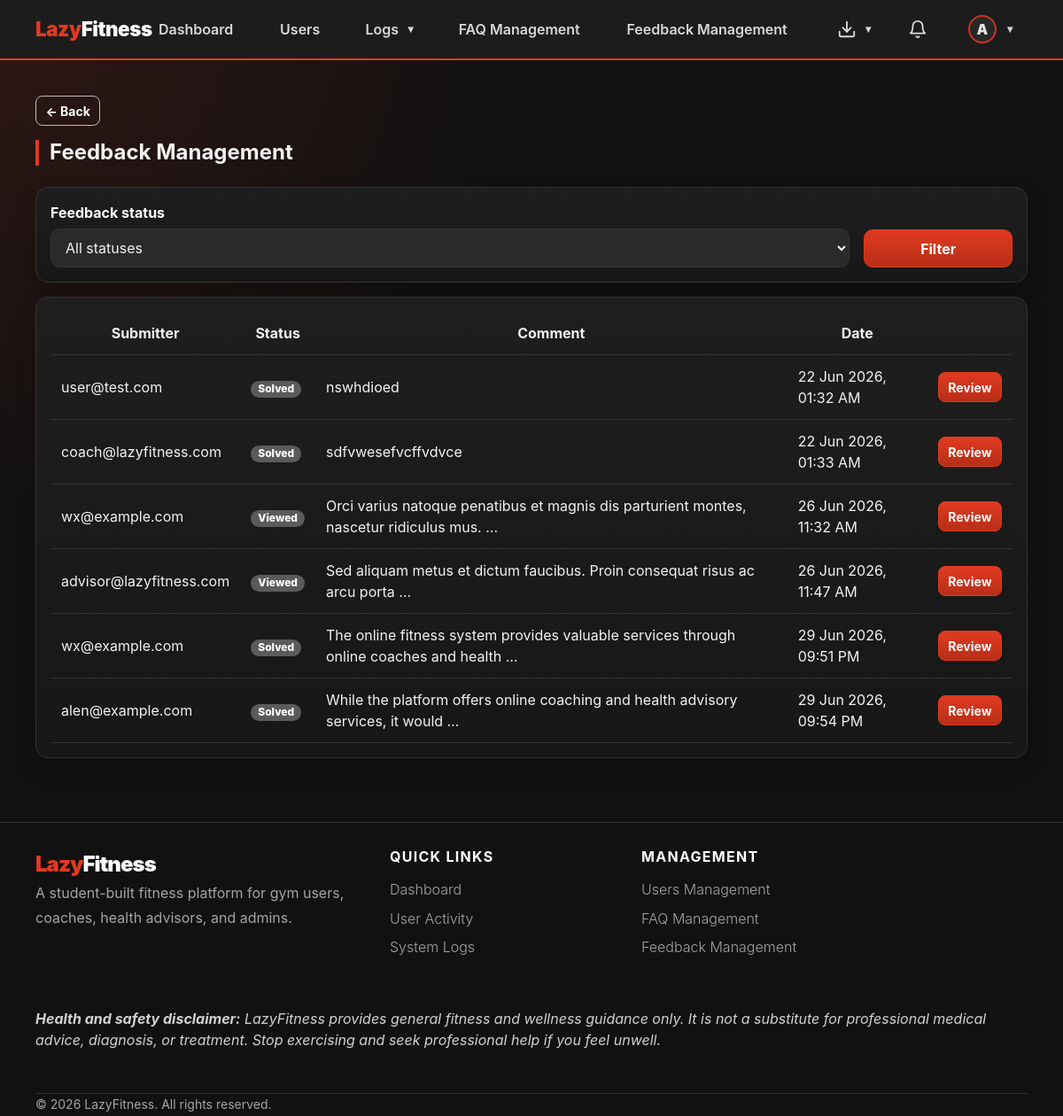
Screenshot of /admin-panel/feedback/ (signed in) with the database file from the repository.
### apps/accounts/models.py (models this page shows, shortened)
class User(AbstractBaseUser, PermissionsMixin):
    ROLE_CHOICES = [
        ('gym_user',       'Gym User'),
        ('fitness_coach',  'Fitness Coach'),
        ('health_advisor', 'Health Advisor'),
        ('admin',          'Admin'),
    ]
    username_validator = RegexValidator(
        regex=r'^[\w.@+-]+$',
        message='Username may contain letters, numbers, and @/./+/-/_ characters only.',
    )
    username    = models.CharField(max_length=150, unique=True, validators=[username_validator])
    email       = models.EmailField(unique=True)
    profile_picture = models.ImageField(
        upload_to='profile_pictures/',
        blank=True,
        null=True,
        help_text='Optional profile picture used across LazyFitness.',
    )
    role        = models.CharField(max_length=20, choices=ROLE_CHOICES)
    is_active   = models.BooleanField(default=True)   # userStatus
    is_staff    = models.BooleanField(default=False)
    date_joined = models.DateTimeField(auto_now_add=True)
    USERNAME_FIELD  = 'username'
    REQUIRED_FIELDS = ['email', 'role']
    objects = UserManager()
    @property
    def display_name(self):
        profile_fields = [
            ('gymuser', 'user_name'),
            ('coach', 'coach_name'),
            ('healthadvisor', 'advisor_name'),
            ('adminprofile', 'admin_name'),
        ]
        for relation, field in profile_fields:
            try:
                profile = getattr(self, relation)
            except Exception:
                profile = None
            value = getattr(profile, field, '') if profile else ''
            if value:
                return value
        return self.username or self.email
    @property
    def avatar_initial(self):
        name = self.display_name or self.username or self.email or '?'
        return name.strip()[:1].upper()
    @property
    def is_gym_user(self):
        return self.role == 'gym_user'
    @property
    def is_coach(self):
        return self.role == 'fitness_coach'
    @property
    def is_health_advisor(self):
        return self.role == 'health_advisor'
    @property
    def is_admin_user(self):
        return self.role == 'admin'

### apps/admin_panel/models.py (models this page shows, shortened)
class AdminProfile(models.Model):
    user = models.OneToOneField(User, on_delete=models.CASCADE, primary_key=True)
    admin_name = models.CharField(max_length=255)

class Feedback(models.Model):
    TYPE_CHOICES = [
        ('bug_report', 'Report Bug'),
        ('feature_request', 'Feature Request'),
        ('user_report', 'Report User'),
        ('account_issue', 'Account Issue'),
        ('system_performance', 'System Performance'),
        ('general_inquiry', 'General Inquiry'),
        ('other', 'Other'),
    ]
    STATUS_CHOICES = [
        ('unsolved', 'Unsolved'),
        ('viewed', 'Viewed'),
        ('solved', 'Solved'),
    ]
    submitter = models.ForeignKey(User, on_delete=models.CASCADE)
    title = models.CharField(max_length=255)
    comment = models.TextField()
    feedback_type = models.CharField(max_length=30, choices=TYPE_CHOICES, default='general_inquiry')
    attachment = models.FileField(upload_to='feedback_attachments/', blank=True, null=True)
    status = models.CharField(max_length=15, choices=STATUS_CHOICES, default='unsolved')
    viewed_at = models.DateTimeField(null=True, blank=True)
    created_at = models.DateTimeField(auto_now_add=True)

### apps/admin_panel/views.py (the view)
# urls.py: path('feedback/', views.feedback_list, name='feedback_list'),
@admin_required
def feedback_list(request):
    status = request.GET.get('status', '')
    feedbacks = Feedback.objects.select_related('submitter')
    if status:
        feedbacks = feedbacks.filter(status=status)
    page_obj, page_query = paginate(request, feedbacks, per_page=20)
    return render(request, 'admin_panel/feedback_list.html', {'feedbacks': page_obj.object_list, 'page_obj': page_obj, 'page_query': page_query, 'status': status, 'status_choices': Feedback.STATUS_CHOICES})

### apps/gym_user/messaging.py (called while the page is built)
def unread_count_for_user(user, conversations=None):
    qs = Message.objects.exclude(sender=user).exclude(read_by=user)
    if conversations is not None:
        qs = qs.filter(conversation__in=conversations)
    else:
        qs = qs.filter(conversation__participants=user)
    return qs.distinct().count()

### lazyfitness/view_helpers.py (called while the page is built)
def paginate(request, queryset_or_list, per_page=10):
    paginator = Paginator(queryset_or_list, per_page)
    page_obj = paginator.get_page(request.GET.get('page'))
    params = request.GET.copy()
    params.pop('page', None)
    return page_obj, params.urlencode()

def role_fallback_url(user):
    if getattr(user, 'is_authenticated', False):
        if getattr(user, 'role', '') == 'gym_user':
            return reverse('gym_user:dashboard')
        if getattr(user, 'role', '') == 'fitness_coach':
            return reverse('coach:dashboard')
        if getattr(user, 'role', '') == 'health_advisor':
            return reverse('health_advisor:dashboard')
        if getattr(user, 'role', '') == 'admin':
            return reverse('admin_panel:dashboard')
    return reverse('landing')

### templates/admin_panel/feedback_list.html (shortened to what this page needs)
{% extends "shared/base.html" %}
{% block content %}
<h2 class="section-title">Feedback Management</h2>
<div class="card p-3 mb-3">
    <form method="get" class="row g-2 align-items-end">
        <div class="col-md-10">
            <label class="form-label" for="status">Feedback status</label>
            <select id="status" class="form-select" name="status">
                <option value="">All statuses</option>
            </select>
        </div>
        <div class="col-md-2">
            <button class="btn btn-primary w-100">Filter</button>
        </div>
    </form>
</div>
<div class="card p-3">
    <div class="table-responsive">
        <table class="table table-dark table-hover">
            <thead>
                <tr>
                    <th>Submitter</th>
                    <th>Status</th>
                    <th>Comment</th>
                    <th>Date</th>
                    <th></th>
                </tr>
            </thead>
            <tbody>
                {% for item in feedbacks %}
                    <tr>
                        <td>{{ item.submitter.email }}</td>
                        <td><span class="badge bg-secondary">{{ item.get_status_display }}</span></td>
                        <td>{{ item.comment|truncatewords:12 }}</td>
                        <td>{{ item.created_at|date:"d M Y, h:i A" }}</td>
                        <td><a class="btn btn-sm btn-primary" href="{% url 'admin_panel:feedback_detail' item.id %}">Review</a></td>
                    </tr>
                {% empty %}
                    <tr>
                        <td colspan="5" class="text-center text-secondary">No feedback submitted yet.</td>
                    </tr>
                {% endfor %}
            </tbody>
        </table>
    </div>
</div>
{% endblock %}

### templates/shared/base.html (shortened to what this page needs)
{% load static %}
<!DOCTYPE html>
<html lang="en">
<head>
  <link href="{% static 'css/lazyfitness.css' %}" rel="stylesheet">
</head>
<body>
<nav class="navbar navbar-expand-lg navbar-dark sticky-top" aria-label="Primary navigation">
  <div class="container nav-container">
    {% if user.is_authenticated %}
      {% if user.is_gym_user %}
        <a class="navbar-brand" href="{% url 'gym_user:dashboard' %}">Lazy<span class="text-white">Fitness</span></a>
      {% elif user.is_coach %}
        <a class="navbar-brand" href="{% url 'coach:dashboard' %}">Lazy<span class="text-white">Fitness</span></a>
      {% elif user.is_health_advisor %}
        <a class="navbar-brand" href="{% url 'health_advisor:dashboard' %}">Lazy<span class="text-white">Fitness</span></a>
      {% elif user.is_admin_user %}
        <a class="navbar-brand" href="{% url 'admin_panel:dashboard' %}">Lazy<span class="text-white">Fitness</span></a>
      {% else %}
        <a class="navbar-brand" href="{% url 'landing' %}">Lazy<span class="text-white">Fitness</span></a>
      {% endif %}
    {% else %}
      <a class="navbar-brand" href="{% url 'landing' %}">Lazy<span class="text-white">Fitness</span></a>
    {% endif %}
    <div class="navbar-collapse collapse" id="nav">
      {% if user.is_authenticated %}
        <ul class="navbar-nav main-nav mx-auto align-items-lg-center justify-content-lg-center flex-grow-1 gap-lg-4 px-lg-3 flex-nowrap">
          {% if user.is_gym_user %}
            <li class="nav-item"><a class="nav-link" href="{% url 'gym_user:dashboard' %}">Dashboard</a></li>
            <li class="nav-item dropdown profile-hover-dropdown">
              <a class="nav-link dropdown-toggle" href="#" data-lf-toggle="dropdown" data-submenu-title="My Fitness" role="button" aria-expanded="false">My Fitness</a>
              <ul class="dropdown-menu dropdown-menu-dark profile-centered-menu">
                <li><a class="dropdown-item" href="{% url 'gym_user:goal_list' %}">Goals</a></li>
                <li><a class="dropdown-item" href="{% url 'gym_user:workout_select' %}">Workouts</a></li>
                <li><a class="dropdown-item" href="{% url 'gym_user:schedule' %}">Schedule</a></li>
                <li><a class="dropdown-item" href="{% url 'gym_user:progress' %}">Progress</a></li>
              </ul>
            </li>
            <li class="nav-item"><a class="nav-link" href="{% url 'gym_user:recommendation_list' %}">Health Recommendations</a></li>
            <li class="nav-item"><a class="nav-link" href="{% url 'accounts:submit_feedback' %}">Feedback</a></li>
            <li class="nav-item"><a class="nav-link" href="{% url 'faq_public' %}">FAQ</a></li>
          {% elif user.is_admin_user %}
            <li class="nav-item"><a class="nav-link" href="{% url 'admin_panel:dashboard' %}">Dashboard</a></li>
            <li class="nav-item"><a class="nav-link" href="{% url 'admin_panel:user_list' %}">Users</a></li>
            <li class="nav-item dropdown profile-hover-dropdown">
              <a class="nav-link dropdown-toggle" href="#" data-lf-toggle="dropdown" data-submenu-title="Logs" role="button" aria-expanded="false">Logs</a>
            </li>
            <li class="nav-item"><a class="nav-link" href="{% url 'admin_panel:faq_list' %}">FAQ Management</a></li>
            <li class="nav-item"><a class="nav-link" href="{% url 'admin_panel:feedback_list' %}">Feedback Management</a></li>
          {% endif %}
        </ul>
        <ul class="navbar-nav nav-actions ms-lg-auto align-items-center gap-2 gap-lg-3 flex-row flex-nowrap justify-content-end">
          {% if user.is_admin_user %}
            <li class="nav-item dropdown profile-hover-dropdown ms-2">
              <a class="nav-link nav-icon-link dropdown-toggle" href="#" data-lf-toggle="dropdown" data-submenu-title="Exports" role="button" aria-expanded="false" aria-label="Exports">
                <div class="icon-wrapper">
                  <svg width="22" height="22" viewBox="0 0 24 24" fill="none" stroke="currentColor" stroke-width="2" stroke-linecap="round" stroke-linejoin="round">
                    <path d="M21 15v4a2 2 0 0 1-2 2H5a2 2 0 0 1-2-2v-4"></path>
                    <polyline points="7 10 12 15 17 10"></polyline>
                    <line x1="12" y1="15" x2="12" y2="3"></line>
                  </svg>
                </div>
              </a>
            </li>
          {% endif %}
          <li class="nav-item">
            <a class="nav-link nav-icon-link" href="{% url 'accounts:notifications' %}" title="Notifications">
              <div class="icon-wrapper">
                <svg width="22" height="22" viewBox="0 0 24 24" fill="none" stroke="currentColor" stroke-width="2" stroke-linecap="round" stroke-linejoin="round"><path d="M18 8A6 6 0 0 0 6 8c0 7-3 9-3 9h18s-3-2-3-9"></path><path d="M13.73 21a2 2 0 0 1-3.46 0"></path></svg>
              </div>
            </a>
          </li>
          <li class="nav-item dropdown profile-hover-dropdown ms-1 flex-shrink-0">
            <a class="nav-link d-flex align-items-center gap-2 dropdown-toggle" href="#" role="button" data-lf-toggle="dropdown" data-submenu-title="Account" aria-expanded="false" aria-label="Account">
              {% if user.profile_picture %}
                <img src="{{ user.profile_picture.url }}" alt="{{ user.username }} profile picture" class="rounded-circle avatar-sm">
              {% else %}
                <span class="avatar-initial-sm">{{ user.avatar_initial }}</span>
              {% endif %}
            </a>
          </li>
        </ul>
      {% endif %}
    </div>
  </div>
</nav>
<main class="container mt-4 pb-5">
  {% if user.is_authenticated %}
    <div class="mb-3">
      <button class="btn btn-outline-light btn-sm" type="button" data-lf-back data-fallback="{{ nav_back_fallback|default:'/' }}">← Back</button>
    </div>
  {% endif %}
  {% block content %}{% endblock %}
</main>
<footer class="site-footer py-5 mt-4">
  <div class="container">
    <div class="row gy-4">
      <div class="col-lg-6 col-md-12 footer-brand">
        <div class="footer-logo">Lazy<span>Fitness</span></div>
        <p class="footer-copy text-muted pe-lg-5">A student-built fitness platform for gym users, coaches, health advisors, and admins.</p>
      </div>
      {% if user.is_authenticated %}
        <div class="col-lg-3 col-md-6">
          <h5 class="footer-heading">Quick Links</h5>
          <ul class="footer-links">
            {% if user.is_gym_user %}
              <li class="footer-link"><a href="{% url 'gym_user:dashboard' %}">Dashboard</a></li>
              <li class="footer-link"><a href="{% url 'gym_user:workout_select' %}">Workouts</a></li>
              <li class="footer-link"><a href="{% url 'gym_user:schedule' %}">Schedule</a></li>
              <li class="footer-link"><a href="{% url 'gym_user:progress' %}">Progress</a></li>
              <li class="footer-link"><a href="{% url 'gym_user:recommendation_list' %}">Health Recommendations</a></li>
            {% elif user.is_admin_user %}
              <li class="footer-link"><a href="{% url 'admin_panel:dashboard' %}">Dashboard</a></li>
              <li class="footer-link"><a href="{% url 'admin_panel:login_activity_list' %}">User Activity</a></li>
              <li class="footer-link"><a href="{% url 'admin_panel:system_log_list' %}">System Logs</a></li>
            {% endif %}
          </ul>
        </div>
        <div class="col-lg-3 col-md-6">
          {% if user.is_admin_user %}
            <h5 class="footer-heading">Management</h5>
            <ul class="footer-links">
              <li class="footer-link"><a href="{% url 'admin_panel:user_list' %}">Users Management</a></li>
              <li class="footer-link"><a href="{% url 'admin_panel:faq_list' %}">FAQ Management</a></li>
              <li class="footer-link"><a href="{% url 'admin_panel:feedback_list' %}">Feedback Management</a></li>
            </ul>
          {% else %}
            <h5 class="footer-heading">Support</h5>
            <ul class="footer-links">
              <li class="footer-link"><a href="{% url 'accounts:submit_feedback' %}">Feedback</a></li>
              <li class="footer-link"><a href="{% url 'faq_public' %}">FAQ</a></li>
            </ul>
          {% endif %}
        </div>
      {% endif %}
    </div>
    <div class="lf-footer-disclaimer py-4 mt-4"><i>
        <strong>Health and safety disclaimer:</strong>
        LazyFitness provides general fitness and wellness guidance only. It is not a substitute for professional medical advice, diagnosis, or treatment. Stop exercising and seek professional help if you feel unwell.
    </i></div>
    <div class="footer-bottom mt-4 pt-4 border-top">
      <p class="footer-copy small mb-0">© {% now "Y" %} LazyFitness. All rights reserved.</p>
    </div>
  </div>
</footer>
</body>
</html>

### rows the page displays
User: avatar_initial "A"
Feedback: submitter.email "user@test.com", status "Solved", comment "nswhdioed", created_at "22 Jun 2026, 01:32 AM"
Feedback: submitter.email "coach@lazyfitness.com", status "Solved", comment "sdfvwesefvcffvdvce", created_at "22 Jun 2026, 01:33 AM"
Feedback: submitter.email "wx@example.com", status "Viewed", comment "Orci varius natoque penatibus et magnis dis parturient montes, nascetur ridiculus mus. …", created_at "26 Jun 2026, 11:32 AM"
Feedback: submitter.email "advisor@lazyfitness.com", status "Viewed", comment "Sed aliquam metus et dictum faucibus. Proin consequat risus ac arcu porta …", created_at "26 Jun 2026, 11:47 AM"
Feedback: submitter.email "wx@example.com", status "Solved", comment "The online fitness system provides valuable services through online coaches and health …", created_at "29 Jun 2026, 09:51 PM"
Feedback: submitter.email "alen@example.com", status "Solved", comment "While the platform offers online coaching and health advisory services, it would …", created_at "29 Jun 2026, 09:54 PM"
